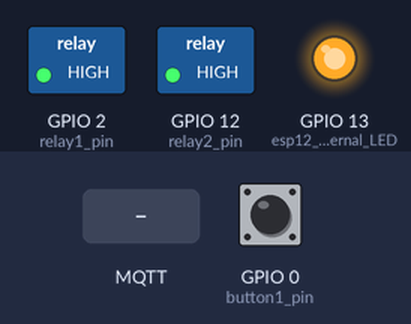
Simulated run of this program. Board: ESP8266 (NodeMCU). Parts: switched loads named in the program (green lamp = pin HIGH), output pins drawn as LEDs (lit = HIGH). The inputs (shaded band) are chosen by the test bench; at power-on: GPIO 0 (button1_pin) HIGH. WiFi joins after 1.5 s; servers stay silent unless stated; EEPROM starts erased; no MQTT or app messages arrive unless stated; what the program prints to the serial monitor is not drawn.

Above: at 0.1 s.
At 4.9 s:
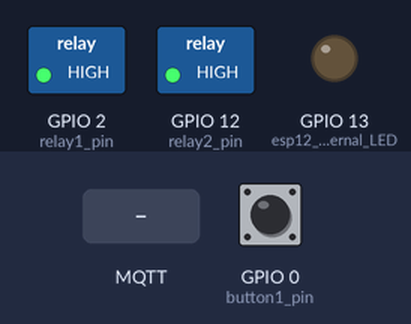
5.0 s: MQTT message "0" arrives on the first subscribed topic
6.5 s: MQTT message "?" arrives on the first subscribed topic
8.0 s: MQTT message "on" arrives on the first subscribed topic
Timing chart, 0 to 11.0 s (numbered marks = the images above; inputs shaded):
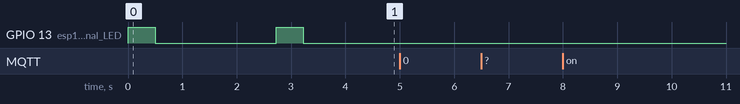

Measured:
- after the input at 5.0 s, every drawn part: stays the same
- after the input at 6.5 s, every drawn part: stays the same
- after the input at 8.0 s, every drawn part: stays the same

The program:

main.cpp
```cpp
// /*
// It connects to an MQTT server then:
// - on 0 switches off relay
// - on 1 switches on relay
// - on 2 toggles the state of the relay

// - sends 0 on off relay
// - sends 1 on on relay

// It will reconnect to the server if the connection is lost using a blocking
// reconnect function. See the 'mqtt_reconnect_nonblocking' example for how to
// achieve the same result without blocking the main loop.

// The current state is stored in EEPROM and restored on bootup
// */

#include <EEPROM.h>
#include <ESP8266WiFi.h>
#include <PubSubClient.h>
#include <MqttRelay.h>
// #include <RelayButton.h>

#define espDeviceName "EspNo1"

const char *ssid = "grycownia";
const char *password = "ulaslodziuchnaaa";
const char *mqtt_server = "192.168.0.201";
const uint16_t mqtt_port = 1883;
const char *mqtt_user = "openHabEspNo1";
const char *mqtt_pwd = "habopen";

WiFiClient espWifiClient;
PubSubClient espMqttClient(espWifiClient);
long lastMsg = 0;
char msg[50];
char tmp_buffer[50];
//int value = 0;
const int numRelays = 2;
const char *debugTopic = "/myhome/Esp01/debug";

int esp12_internal_LED = 13;

int button1_pin = 0;
int button2_pin = 10;

int relay1_pin = 2;
int relay2_pin = 12;

MqttRelay relay1 = MqttRelay(relay1_pin, 1, "relay1", "/myhome/Esp01/btn1/command1", "/myhome/Esp01/btn1/state1", 0);
MqttRelay relay2 = MqttRelay(relay2_pin, 2, "relay2", "/myhome/Esp01/btn2/command1", "/myhome/Esp01/btn2/state1", 1);

MqttRelay Relays[] = {relay1, relay2};

void externalButtons();
void setup_wifi();
void callback(char *topic, byte *payload, unsigned int length);
void reconnect();
void heartbeat(uint16_t delay);
void blink(int led, uint8_t times, uint16_t delay);

void setup()
{
    int debouncerInterval = 100;
    EEPROM.begin(512); // Begin eeprom to store on/off state
    for (int i = 0; i < numRelays; i++)
    {
        MqttRelay relay = Relays[i];
        RelayButton button = RelayButton(button1_pin, debouncerInterval);
        relay.attachButton(button);
        relay.init();
        relay.setState(EEPROM.read(relay.eepromAddress));
    }

    pinMode(esp12_internal_LED, OUTPUT);

    blink(esp12_internal_LED, 2, 500);

    Serial.begin(115200);
    setup_wifi(); // Connect to wifi
    espMqttClient.setServer(mqtt_server, mqtt_port);
    espMqttClient.setCallback(callback);
}

void loop()
{
    delay(50);
    if (!espMqttClient.connected())
    {
        reconnect();
    }
    espMqttClient.loop();
    externalButtons();
    heartbeat(10000);
}

//=================================================================================================================================

void setup_wifi()
{
    delay(100);
    // We start by connecting to a WiFi network
    Serial.println();
    Serial.print("Connecting to ");
    Serial.println(ssid);

    WiFi.begin(ssid, password);

    while (WiFi.status() != WL_CONNECTED)
    {
        externalButtons();
        for (int i = 0; i < 500; i++)
        {
            externalButtons();
            delay(1);
        }
        Serial.print(".");
    }
    blink(esp12_internal_LED, 3, 500);
    Serial.println("");
    Serial.println("WiFi connected");
    Serial.println("IP address: ");
    Serial.println(WiFi.localIP());
}

void callback(char *topic, byte *payload, unsigned int length)
{
    Serial.print("\nMessage arrived [");
    Serial.print(topic);
    Serial.print("] ");
    for (int i = 0; i < length; i++)
    {
        Serial.print((char)payload[i]);
    }
    Serial.println();

    MqttRelay relay;
    for (int i = 0; i < numRelays; i++)
    {
        if (topic == Relays[i].inTopic)
        {
            relay = Relays[i];
            return;
        }
    }

    // Switch on the LED if an 1 was received as first character
    if ((char)payload[0] == '0')
    {
        relay.turnOff();
        Serial.println(relay.name + " -> LOW");
        EEPROM.write(relay.eepromAddress, relay.getState()); // Write state to EEPROM
        EEPROM.commit();
        espMqttClient.publish(relay.outTopic, "0");
    }
    else if ((char)payload[1] == '1')
    {
        relay.turnOn();
        Serial.println(relay.name + " -> HIGH");
        EEPROM.write(relay.eepromAddress, relay.getState()); // Write state to EEPROM
        EEPROM.commit();
        espMqttClient.publish(relay.outTopic, "1");
    }
    //else if ((char)payload[0] == '2') {
    //	relay1State = !relay1State;
    //	digitalWrite(relay1_pin, relay1State);  // Turn the LED off by making the voltage HIGH
    //	Serial.print("relay1_pin -> switched to ");
    //	Serial.println(relay1State);
    //	EEPROM.write(0, relay1State);    // Write state to EEPROM
    //	EEPROM.commit();
    //	client.publish(outTopic, relay1State ? "1" : "0");
    //}
    else if ((char)payload[0] == '?')
    {
        // digitalWrite(relay1_pin, relay1State); // Turn the LED off by making the voltage HIGH
        Serial.print(relay.name + " current state -> ");
        Serial.println(relay.getState());
        espMqttClient.publish(relay.outTopic, "current state:");
        espMqttClient.publish(relay.outTopic, relay.getState() ? "1" : "0");
    }
}

void reconnect()
{
    // Loop until we're reconnected
    while (!espMqttClient.connected())
    {
        Serial.print("Attempting MQTT connection...");
        // Attempt to connect
        // if (espMqttClient.connect("Esp01Client"))
        sprintf(tmp_buffer, "%sMqttClient", espDeviceName);
        if (espMqttClient.connect(tmp_buffer))
        {
            Serial.println("connected");
            // Once connected, publish an announcement...
            sprintf(tmp_buffer, "%s booted succesfully", espDeviceName);
            // espMqttClient.publish(outTopic,  "Esp01 booted succesfully");
            espMqttClient.publish(debugTopic, tmp_buffer);
            // ... and resubscribe
            for (int i = 0; i < numRelays; i++)
            {
                espMqttClient.subscribe(Relays[i].inTopic);
            }
        }
        else
        {
            Serial.print("failed, rc=");
            Serial.print(espMqttClient.state());
            Serial.println(" try again in 5 seconds");
            // Wait 5 seconds before retrying
            for (int i = 0; i < 5000; i++)
            {
                externalButtons();
                delay(1);
            }
        }
    }
}

void externalButtons()
{
    for (int i = 1; i < numRelays; i++)
    {
        MqttRelay relay = Relays[i];
        Bounce debouncer = relay.button.debouncer;
        debouncer.update();
        if (debouncer.fell())
        {
            Serial.println(relay.name + "debouncer fell");
            // Toggle relay state :
            relay.toggle();
            EEPROM.write(relay.eepromAddress, relay.getState()); // Write state to EEPROM
            espMqttClient.publish(relay.outTopic, relay.getState() ? "1" : "0");
        }
    }
}

void blink(int led, uint8_t times, uint16_t delay)
{
    long next;
    digitalWrite(esp12_internal_LED, HIGH); // Blink to indicate setup
    next = millis() + delay;
    while (millis() < next)
    {
    }
    digitalWrite(esp12_internal_LED, LOW);
    next = millis() + delay;
    while (millis() < next)
    {
    }
}

void heartbeat(uint16_t delay = 10000)
{
    long now = millis();
    if (now - lastMsg > delay)
    {
        lastMsg = now;
        espMqttClient.publish(debugTopic, "heartbeat");
        Serial.print("o");
    }
}
```
